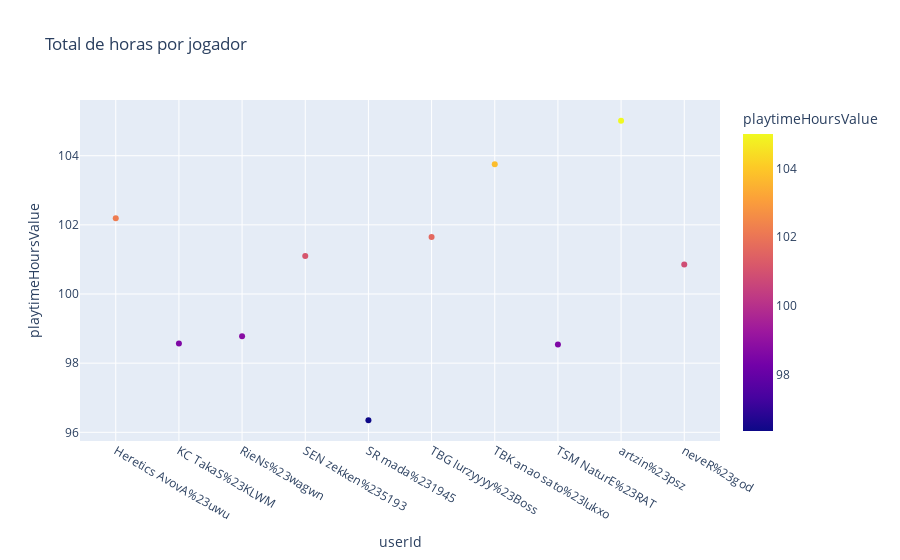

Notebook cell for this chart:
### Code cell
fig = px.scatter(total_time_player, x = 'userId', y = 'playtimeHoursValue', color = 'playtimeHoursValue', title = 'Total de horas por jogador')
fig.show()

### Figure 1 — Plotly figure (JSON) as saved in the notebook; plotly's stock layout.template omitted (floating-point values rounded to 4 significant figures)
{"data": [{"hovertemplate": "userId=%{x}<br>playtimeHoursValue=%{marker.color}<extra></extra>", "legendgroup": "", "marker": {"color": [102.2, 98.57, 98.78, 101.1, 96.35, 101.7, 103.8, 98.54, 105.0, 100.8], "coloraxis": "coloraxis", "symbol": "circle"}, "mode": "markers", "name": "", "orientation": "v", "showlegend": false, "type": "scatter", "x": ["Heretics AvovA%23uwu", "KC TakaS%23KLWM", "RieNs%23wagwn", "SEN zekken%235193", "SR mada%231945", "TBG lurzyyyy%23Boss", "TBK anao sato%23lukxo", "TSM NaturE%23RAT", "artzin%23psz", "neveR%23god"], "xaxis": "x", "y": [102.2, 98.57, 98.78, 101.1, 96.35, 101.7, 103.8, 98.54, 105.0, 100.8], "yaxis": "y"}], "layout": {"coloraxis": {"colorbar": {"title": {"text": "playtimeHoursValue"}}, "colorscale": [[0, "#0d0887"], [0.1111, "#46039f"], [0.2222, "#7201a8"], [0.3333, "#9c179e"], [0.4444, "#bd3786"], [0.5556, "#d8576b"], [0.6667, "#ed7953"], [0.7778, "#fb9f3a"], [0.8889, "#fdca26"], [1, "#f0f921"]]}, "legend": {"tracegroupgap": 0}, "title": {"text": "Total de horas por jogador"}, "xaxis": {"anchor": "y", "domain": [0, 1], "title": {"text": "userId"}}, "yaxis": {"anchor": "x", "domain": [0, 1], "title": {"text": "playtimeHoursValue"}}}}
